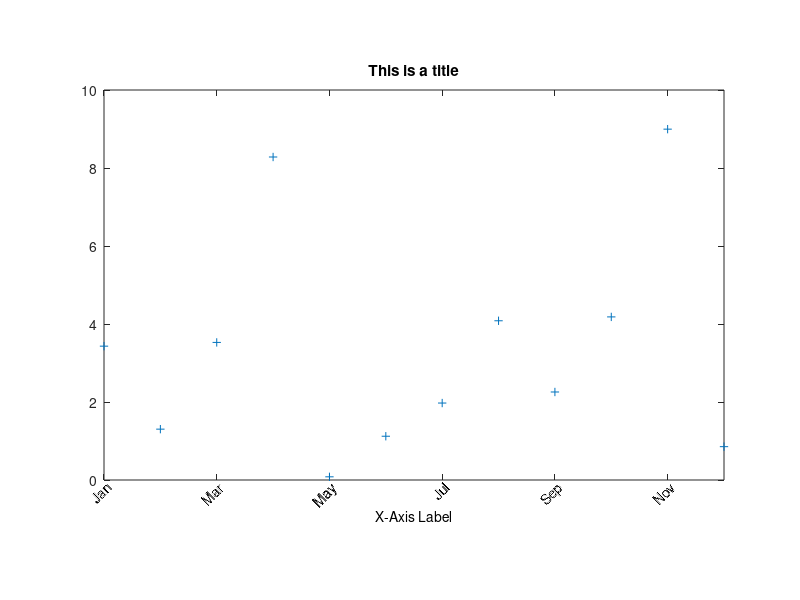

Write the MATLAB code that produced this figure.
% Generate some test data.  Assume that the X-axis represents months.
x = 1:12;
y = 10*rand(1,length(x));
% Plot the data.
h = plot(x,y,'+');
% Reduce the size of the axis so that all the labels fit in the figure.
pos = get(gca,'Position');
set(gca,'Position',[pos(1), .2, pos(3) .65])
% Add a title.
title('This is a title')
% Set the X-Tick locations so that every other month is labeled.
Xt = 1:2:11;
Xl = [1 12];
set(gca,'XTick',Xt,'XLim',Xl);
% Add the months as tick labels.
months = ['Jan';
          'Feb';
          'Mar';
          'Apr';
          'May';
          'Jun';
          'Jul';
          'Aug';
          'Sep';
          'Oct';
          'Nov';
          'Dec'];
ax = axis;    % Current axis limits
axis(axis);    % Set the axis limit modes (e.g. XLimMode) to manual
Yl = ax(3:4);  % Y-axis limits
% Place the text labels
t = text(Xt,Yl(1)*ones(1,length(Xt)),months(1:2:12,:));
set(t,'HorizontalAlignment','right','VerticalAlignment','top', ...
      'Rotation',45);
% Remove the default labels
set(gca,'XTickLabel','')
% Get the Extent of each text object.  This
% loop is unavoidable.
for i = 1:length(t)
  ext(i,:) = get(t(i),'Extent');
end
% Determine the lowest point.  The X-label will be
% placed so that the top is aligned with this point.
LowYPoint = min(ext(:,2));
% Place the axis label at this point
XMidPoint = Xl(1)+abs(diff(Xl))/2;
tl = text(XMidPoint,LowYPoint,'X-Axis Label', ...
          'VerticalAlignment','top', ...
          'HorizontalAlignment','center');